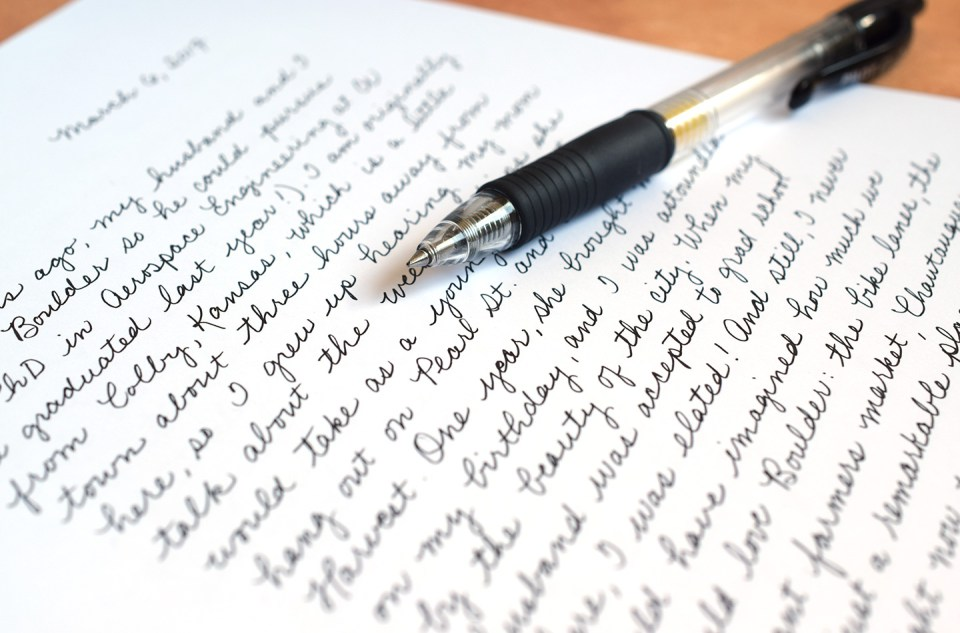
#> input picture backend/assets/handwriting-samples/sources/style1-black-cursive-letter_c9d1.jpg, 960 x 633 px
$ python -i pagephoto.py   (imports and definitions only)   (older library calls are emulated)
#> lines starting #> are read from the running program, lines starting #| are printed output that depends on the picture; after the words box and inside, x2 and y2 are one past the last pixel; in counts of white or black regions, pixels touching at a corner belong together
#> further down, picture is the input picture: shape (633, 960, 3); mean B, G, R 225.8, 226.4, 227.9
"""Straighten a photo of a notebook page and find the lines it was ruled with.

The page becomes the background. Handwriting is drawn on the detected
rules and multiplied into the photo, so the paper texture stays.
"""

from __future__ import annotations

from dataclasses import dataclass, field

import cv2
import numpy as np

# [13 lines left out: function _decode, not called in this run]


@dataclass
class PreparedPage:
    image: np.ndarray  # BGR, straightened
    lines: list[float]  # baseline y, 0..1 of the image height
    found_page: bool
    occupied: list[bool] = field(default_factory=list)  # same length as lines
    pitch: float = 0.0  # rule spacing, as a fraction of the image height
    pen_rgb: tuple[int, int, int] | None = None
    margin_x: float = 0.0  # red margin, as a fraction of the width. 0 means none.
    ruled: bool = False
    note: str = ""

    # [17 lines left out: functions png_bytes, _order_quad, not called in this run]


def _warp(image: np.ndarray) -> tuple[np.ndarray, bool]:
    gray = cv2.cvtColor(image, cv2.COLOR_BGR2GRAY)
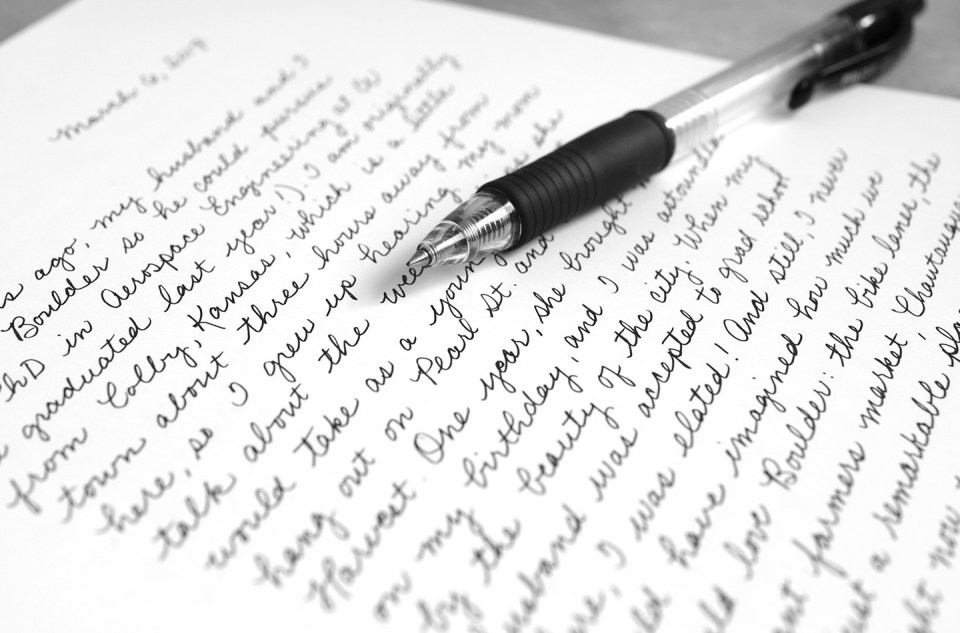
#> gray: shape (633, 960); min 3, max 255, mean 226.8
    blur = cv2.GaussianBlur(gray, (5, 5), 0)
    edges = cv2.Canny(blur, 40, 140)
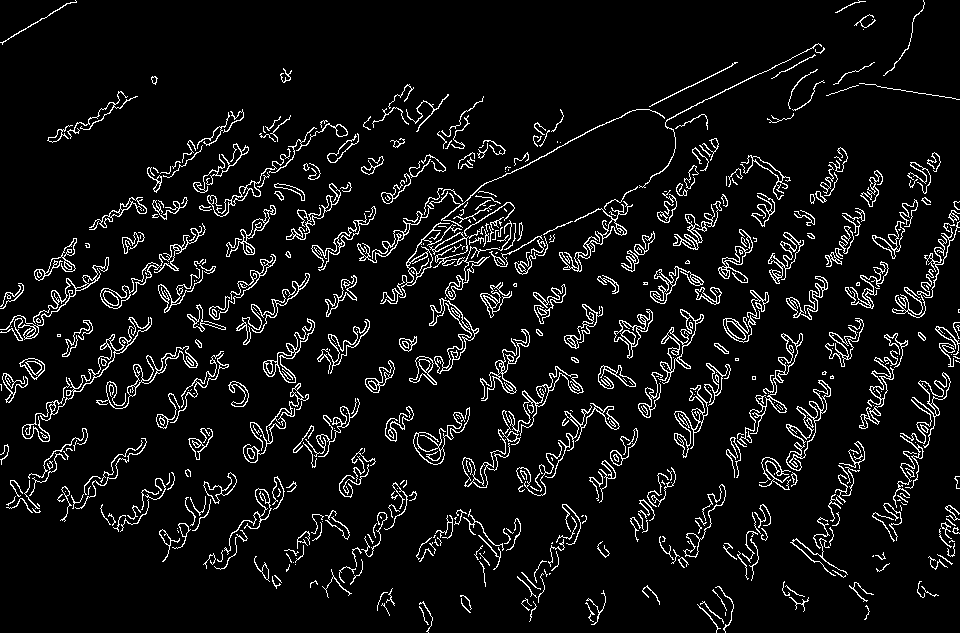
#> edges: shape (633, 960); 7% white in thin lines or dots
    edges = cv2.dilate(edges, np.ones((5, 5), np.uint8))
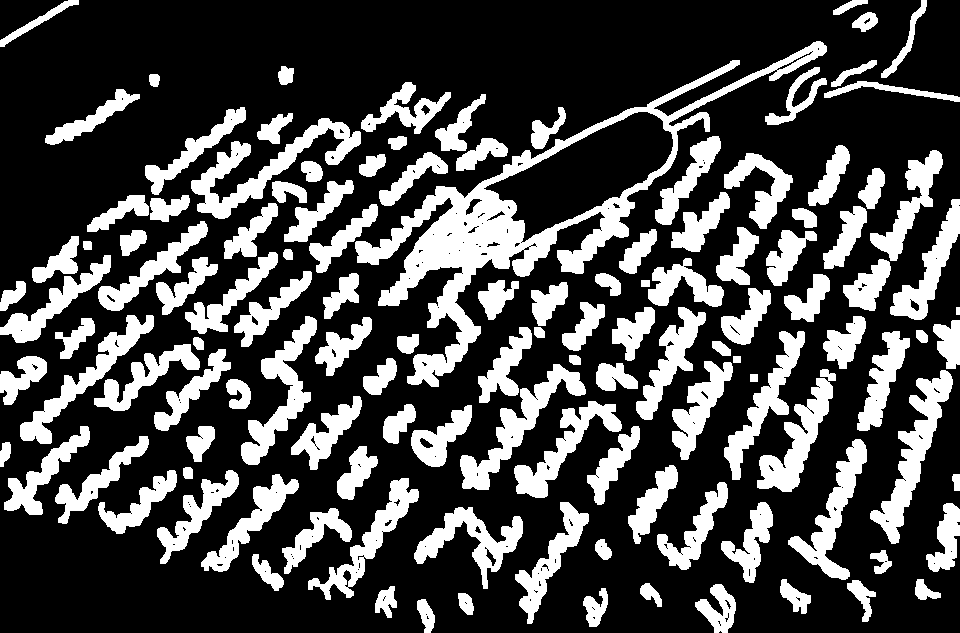
#> edges: shape (633, 960); 28.4% white; 126 white regions
    contours, _ = cv2.findContours(edges, cv2.RETR_EXTERNAL, cv2.CHAIN_APPROX_SIMPLE)
#> contours = 126 contours; largest, box (x1, y1, x2, y2) and area: (355, 41, 827, 387) 30703, (191, 118, 361, 219) 4022, (870, 370, 953, 544) 3782, (460, 364, 586, 490) 3406, (241, 316, 317, 465) 3179
    contours = sorted(contours, key=cv2.contourArea, reverse=True)
    area = image.shape[0] * image.shape[1]
#> area = 607680
    for contour in contours[:8]:
        peri = cv2.arcLength(contour, True)
        approx = cv2.approxPolyDP(contour, 0.02 * peri, True)
        if len(approx) != 4 or cv2.contourArea(approx) < area * 0.18:
            continue
        quad = _order_quad(approx)
        width = max(
            np.linalg.norm(quad[1] - quad[0]),
            np.linalg.norm(quad[2] - quad[3]),
        )
        height = max(
            np.linalg.norm(quad[3] - quad[0]),
            np.linalg.norm(quad[2] - quad[1]),
        )
        if width < 40 or height < 40:
            continue
        # A page that already fills the frame is left as it is.
        if cv2.contourArea(approx) > area * 0.92:
            return image, False
        dst = np.array([[0, 0], [width - 1, 0], [width - 1, height - 1], [0, height - 1]], np.float32)
        matrix = cv2.getPerspectiveTransform(quad, dst)
        warped = cv2.warpPerspective(image, matrix, (int(width), int(height)))
        return warped, True
#> this loop made 8 passes
#> peri on passes 2 to 8: 799.5, 601.5, 588.9, 564.1, 509.7, 556.1, 505.9
#> (peri, approx) on pass 1: (2798, [[826, 46], [356, 241], [451, 200], [407, 382]])
    return image, False


# [314 lines left out: functions _even_lines, _horizontal_rules, _regular, _fill_internal, _margin_x, _ink_mask and 6 more, not called in this run]

>>> import cv2
>>> picture = cv2.imread('../../assets/handwriting-samples/sources/style1-black-cursive-letter_c9d1.jpg')
>>> result = _warp(picture)
